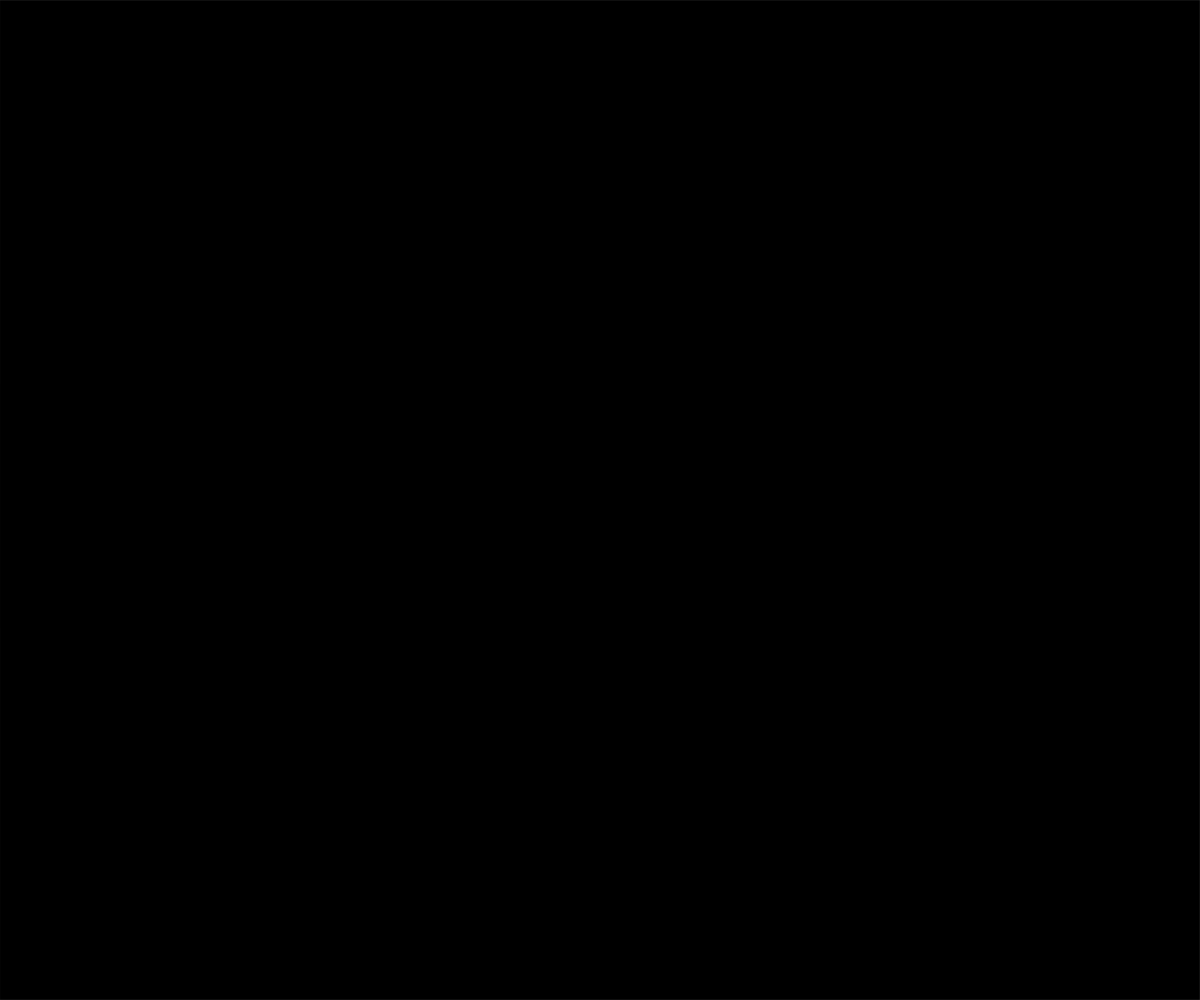
Frame 1 (no input)
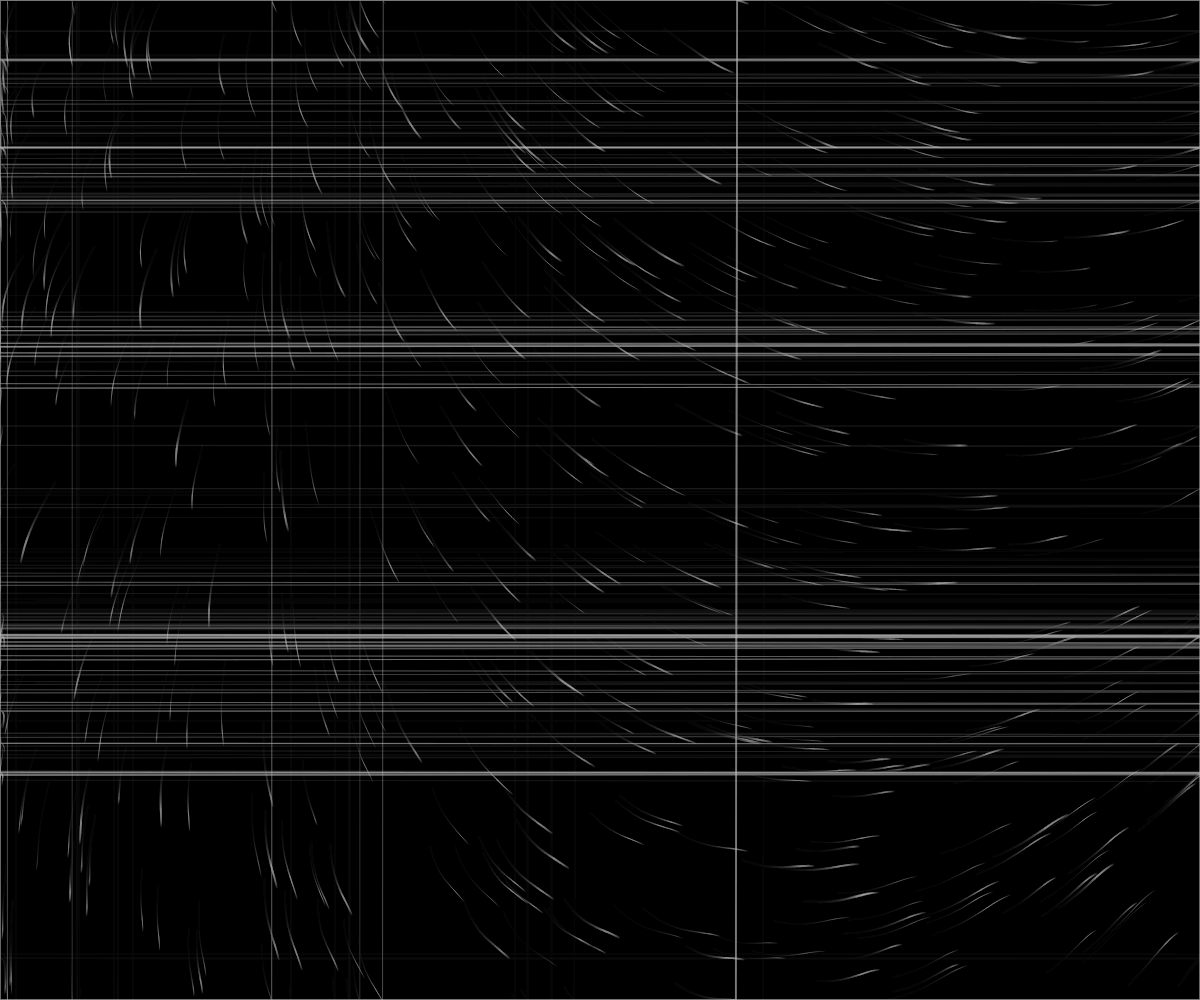
Frame 60 (no input)
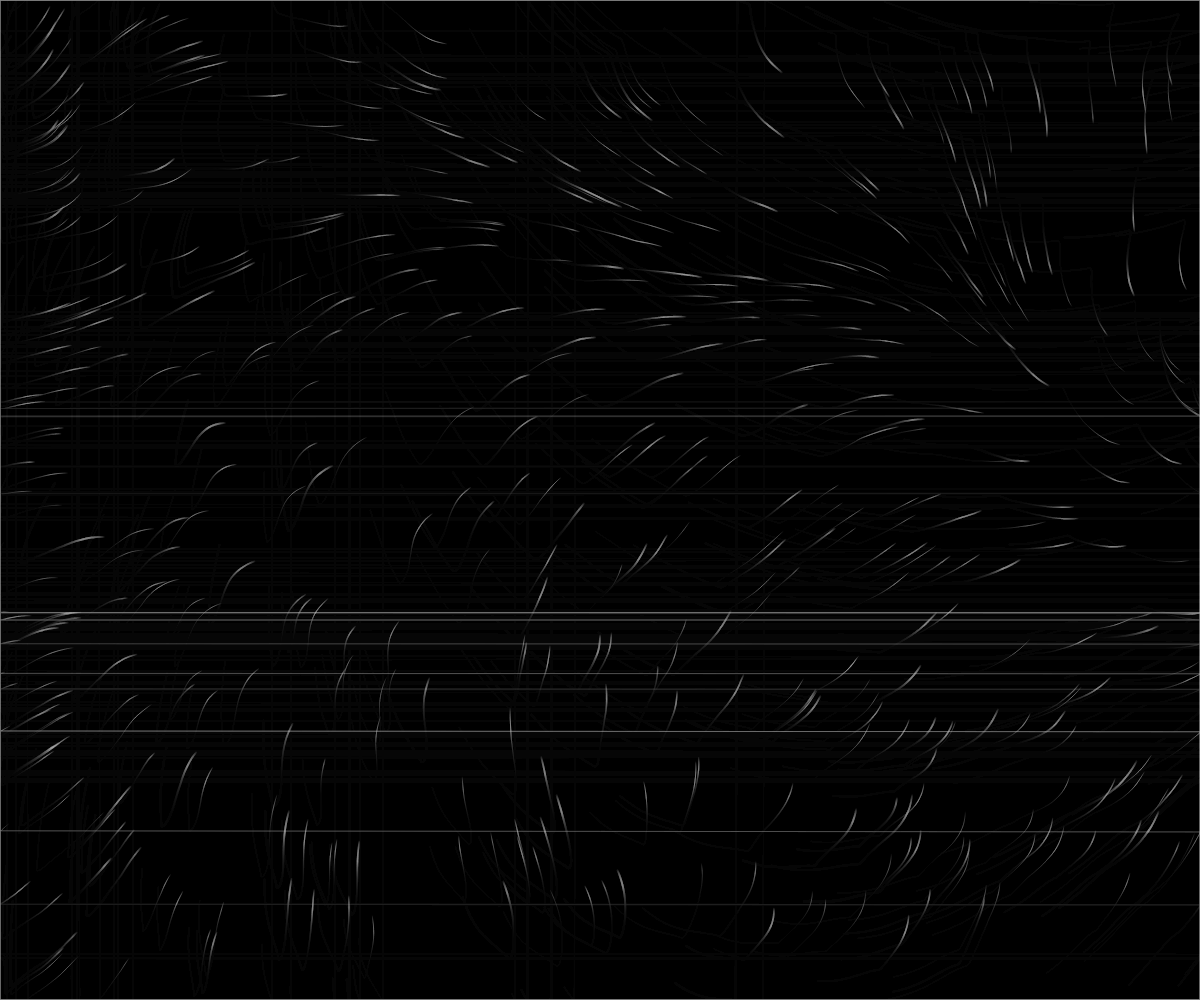
Frame 120 (the mouse pressed at the canvas centre since frame 60)

The p5.js sketch that drew these frames (run headless with seeded random() and noise() and a simulated clock; from frame 60 on, the mouse is pressed at the canvas centre):

// p5.js sketch
// ── sketch.js
// Parameters
const NUM_PARTICLES = 500;
const MAX_SPEED = 1.5;
const MAX_FORCE = 0.05;
const PERCEPTION_RADIUS = 100;
const TRAIL_LENGTH = 20;

let particles = [];
let noiseScale = 0.01;
let noiseStrength = 1;
let flowField;
let cols, rows;
let resolution = 20;

function setup() {
  createCanvas(windowWidth, windowHeight);
  background(0);

  // Create flow field
  cols = floor(width / resolution);
  rows = floor(height / resolution);
  flowField = new Array(cols * rows);

  // Initialize particles
  for (let i = 0; i < NUM_PARTICLES; i++) {
    particles.push(new Particle());
  }

  noFill();
  stroke(255, 30);
}

function draw() {
  // Add a semi-transparent background for fade effect
  fill(0, 20);
  rect(0, 0, width, height);
  noFill();

  // Update flow field based on noise
  let yoff = 0;
  for (let y = 0; y < rows; y++) {
    let xoff = 0;
    for (let x = 0; x < cols; x++) {
      let index = x + y * cols;
      let angle = noise(xoff, yoff, frameCount * 0.003) * TWO_PI * 2;
      let v = p5.Vector.fromAngle(angle);
      v.setMag(noiseStrength);
      flowField[index] = v;
      xoff += noiseScale;
    }
    yoff += noiseScale;
  }

  // Update and display particles
  for (let particle of particles) {
    particle.follow(flowField);
    particle.update();
    particle.display();
  }
}

class Particle {
  constructor() {
    this.pos = createVector(random(width), random(height));
    this.vel = createVector(0, 0);
    this.acc = createVector(0, 0);
    this.maxSpeed = random(1, MAX_SPEED);
    this.trail = [];
    this.trailLength = floor(random(5, TRAIL_LENGTH));
    this.lineWeight = random(0.5, 2);
  }

  update() {
    // Update velocity and position
    this.vel.add(this.acc);
    this.vel.limit(this.maxSpeed);
    this.pos.add(this.vel);
    this.acc.mult(0);

    // Store position in trail
    this.trail.push(createVector(this.pos.x, this.pos.y));

    // Remove old positions if trail is too long
    if (this.trail.length > this.trailLength) {
      this.trail.shift();
    }

    // Wrap around edges
    this.edges();
  }

  follow(flowField) {
    // Find force from flow field
    let x = floor(this.pos.x / resolution);
    let y = floor(this.pos.y / resolution);
    let index = x + y * cols;

    // Make sure we're in bounds
    if (x >= 0 && x < cols && y >= 0 && y < rows) {
      let force = flowField[index];
      this.applyForce(force);
    }
  }

  applyForce(force) {
    this.acc.add(force);
  }

  display() {
    // Draw trail
    if (this.trail.length > 1) {
      let intensity = map(this.vel.mag(), 0, this.maxSpeed, 50, 220);
      stroke(intensity, 30);
      strokeWeight(this.lineWeight);
      beginShape();
      for (let i = 0; i < this.trail.length; i++) {
        let pos = this.trail[i];
        vertex(pos.x, pos.y);
      }
      endShape();
    }
  }

  edges() {
    if (this.pos.x > width) this.pos.x = 0;
    if (this.pos.x < 0) this.pos.x = width;
    if (this.pos.y > height) this.pos.y = 0;
    if (this.pos.y < 0) this.pos.y = height;
  }
}

function mouseMoved() {
  // Interactive - change noise strength based on mouse position
  noiseStrength = map(mouseX, 0, width, 0.5, 2);
  noiseScale = map(mouseY, 0, height, 0.005, 0.02);
}

function mousePressed() {
  // Randomize flow field on click
  noiseSeed(random(1000));
}

function windowResized() {
  resizeCanvas(windowWidth, windowHeight);
  background(0);

  // Recalculate flow field size
  cols = floor(width / resolution);
  rows = floor(height / resolution);
  flowField = new Array(cols * rows);
}
